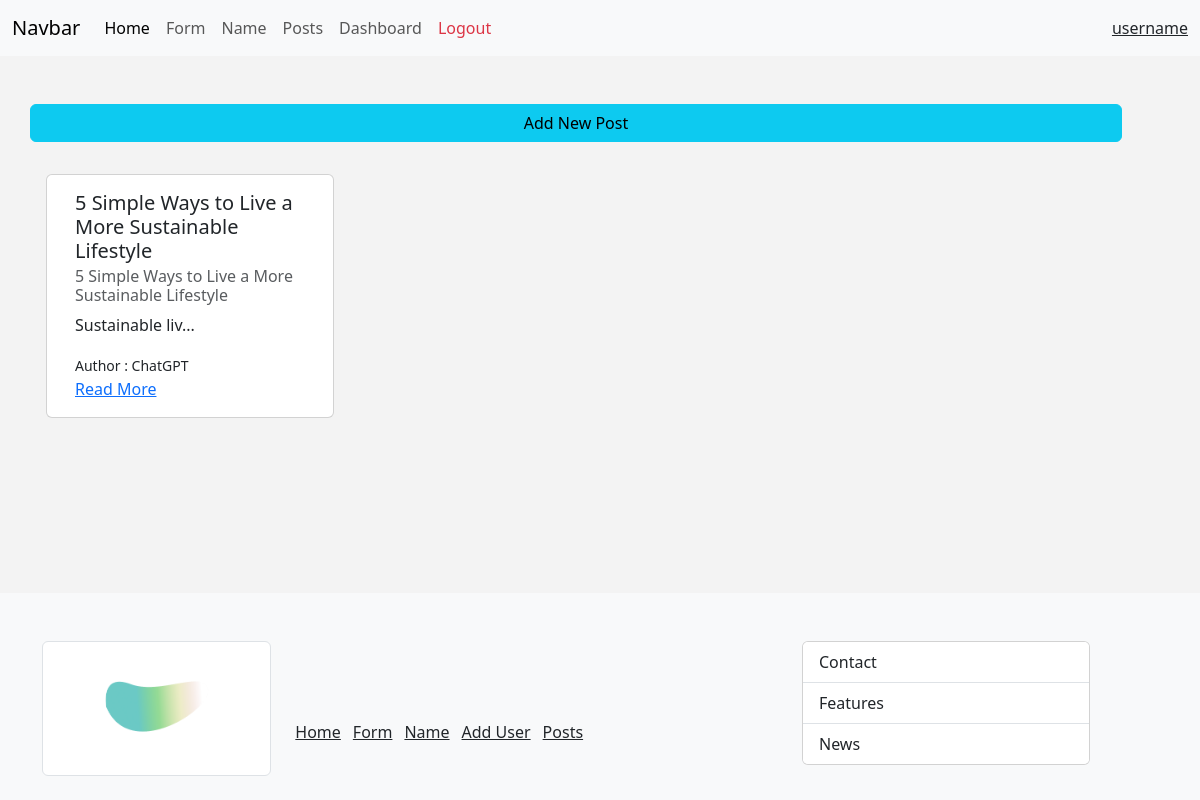
The page /posts (signed in) on the database its author committed.
### main.py (models this page shows, shortened)
class Users(db.Model, UserMixin):
	id = db.Column(db.Integer, primary_key=True)
	username = db.Column(db.String(25), nullable=False) # unique=True causes a problem
	name = db.Column(db.String(55), nullable=False)
	email = db.Column(db.String(125), nullable=False, unique=True)
	date_added = db.Column(db.DateTime, default=datetime.utcnow)
	favorite_color = db.Column(db.String(25))
	password = db.Column(db.String(101), nullable=False)

class Post(db.Model):
	id = db.Column(db.Integer, primary_key = True)
	title = db.Column(db.String(255))
	content = db.Column(db.Text)
	author = db.Column(db.String(255))
	date_posted = db.Column(db.DateTime, default=datetime.utcnow)
	slug = db.Column(db.String(255)) # for a better url example instead of using /blog/1 using /blog/my_blog
	def small_content(self):
		if len(self.content) > 15:
			return self.content[:15] + "..."
		else:
			return self.content

### main.py (the view)
@app.route("/posts", methods=["GET"])
def get_posts():
	posts = Post.query.all()
	return render_template("post/posts.html", posts = posts)

### main.py (called while the page is built)
@login_manager.user_loader
def load_user(user_id):
	return Users.query.get(int(user_id))

### templates/post/posts.html (shortened to what this page needs)
{% extends 'base.html' %}
{% block content %}
<div class="row mb-3">
	<a href="{{url_for('add_post')}}" class="btn btn-info">Add New Post</a>
</div>
<div class="row">
	{% for post in posts%}
		<div class="card m-3" style="width: 18rem;">
			<div class="card-body">
				<h5 class="card-title">{{post.title}}</h5>
				<h6 class="card-subtitle mb-2 text-muted">{{post.title}}</h6>
				<p class="card-text">{{post.small_content()}}</p>
				<small>Author : {{post.author}}</small> <br>
				<a href="{{url_for('get_single_post', slug = post.slug)}}" class="card-link">Read More</a>
			</div>
	</div>
	{%endfor%}
</div>
{% endblock content %}

### templates/shared/navbar.html (shortened to what this page needs)
<nav class="navbar navbar-expand-lg bg-body-tertiary">
	<div class="container-fluid">
	  <a class="navbar-brand" href="{{url_for('index')}}">Navbar</a>
	  <div class="collapse navbar-collapse" id="navbarNav">
		<ul class="navbar-nav">
		  <li class="nav-item">
			<a class="nav-link active" aria-current="page" href="{{url_for('index')}}">Home</a>
		  </li>
		  <li class="nav-item">
			<a class="nav-link" href="{{url_for('form')}}">Form</a>
		  </li>
		  <li class="nav-item">
			<a class="nav-link" href="{{url_for('name')}}">Name</a>
		  </li>
		  <li class="nav-item">
			<a class="nav-link" href="{{url_for('get_posts')}}">Posts</a>
		  </li>
		{% if current_user.is_authenticated %}
		  <li class="nav-item">
			<a class="nav-link" href="{{url_for('get_dashboard')}}">Dashboard</a>
		  </li>
		  <li class="nav-item">
			<a class="nav-link link-danger" href="{{url_for('logout')}}">Logout</a>
		  </li>
		{% else %}
		  <li class="nav-item">
			<a class="nav-link" href="{{url_for('get_login')}}">Login</a>
		  </li>
		{% endif %}
		</ul>
	  </div>
	  {% if current_user.is_authenticated %}
	  <a href="{{url_for('get_dashboard')}}" class="link-dark">
		  {{current_user.username}}
	  </a>
	  {% endif %}
	</div>
  </nav>

### static/css/style.css (style rules this page uses)
body { background-color: rgb(243, 243, 243); display: flex; flex-direction: column; flex-grow: 1; min-height: 100vh; }

### rows shown on the page
Users: username "username"
Post: title "5 Simple Ways to Live a More Sustainable Lifestyle", small_content "Sustainable liv...", author "ChatGPT"
